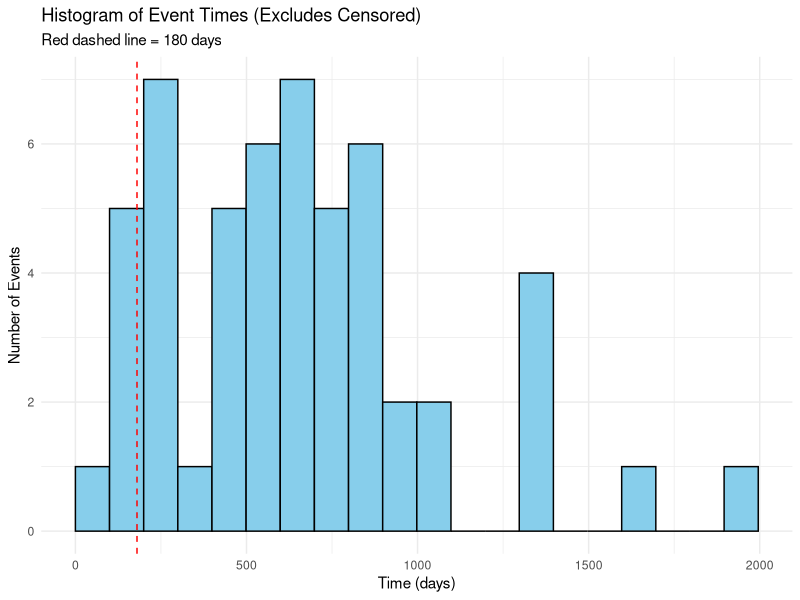
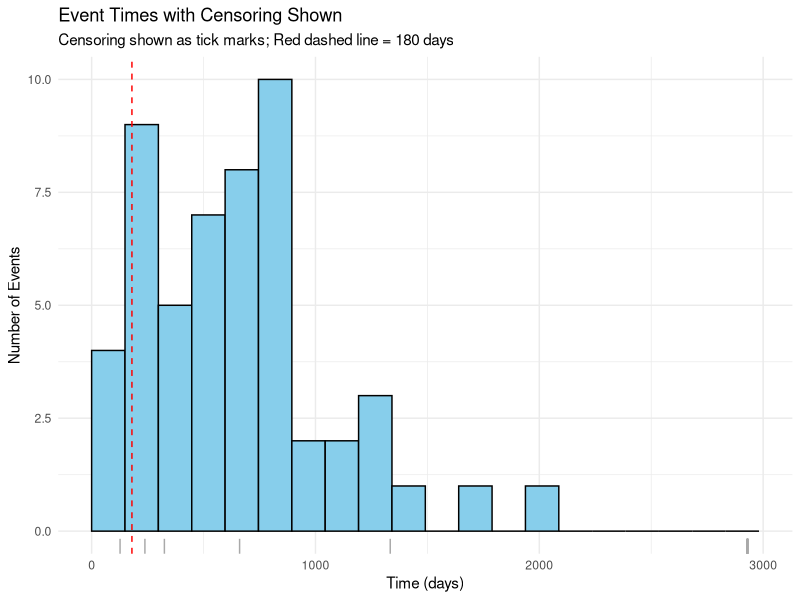

Write R code to recreate these figures, in order.
# RECOVERY crossover from CS to AVR simulation
# 53 observed events and censoring at day 2930 (with a few earlier censoring times from Supplement), 
# Gamma (scale, shape) distribution best choice for right skwed data 
# Gamma parameters are shape and scale
# The mean is mean = shape × scale, and the variance is var = shape × scale²
# Given median = 700 and IQR = 1469 - 277, we can estimate the shape and scale parameters
# Assmume moderate skewness, we can use a shape parameter of around 2.5
# Can then solve for scale using the median (700) and the quantile function of the gamma distribution

# libraries required for the simulation and plotting
library(dplyr)
library(ggplot2)
library(survival)

# Step 1: Define gamma parameters based on median and IQR
median_time <- 700
iqr <- 1469 - 277
shape_gamma <- 2.5  # Chosen shape to reflect skew
scale_gamma <- median_time / qgamma(0.5, shape = shape_gamma)

# Step 2: Simulate event times for 53 patients
set.seed(123)
event_times <- rgamma(53, shape = shape_gamma, scale = scale_gamma)

# Step 3: Add 19 censored patients
# Specific censoring times you provided:
specific_censor_times <- c(127, 238, 325, 661, 1334)

# Remaining censored at day 2930
remaining_censored <- rep(2930, 14)  # 19 - 5 = 14

# All censoring times
censor_times <- c(specific_censor_times, remaining_censored)

# Step 4: Combine into single dataset
dat <- tibble(
  time = c(event_times, censor_times),
  status = c(rep(1, length(event_times)), rep(0, length(censor_times)))  # 1 = event, 0 = censored
)

# Step 5: Count how many had events before 180 days
num_events_before_180 <- dat %>% filter(status == 1, time <= 180) %>% nrow()
cat("Number of events before day 180:", num_events_before_180, "\n")

# Step 5a: Count how many had events before 365 days
num_events_before_365 <- dat %>% filter(status == 1, time <= 365) %>% nrow()
cat("Number of events before day 365:", num_events_before_365, "\n")

# Step 6: Histogram of event times only
dat_events_only <- dat %>% filter(status == 1)

p1 <- ggplot(dat_events_only, aes(x = time)) +
  geom_histogram(bins = 20, fill = "skyblue", color = "black", boundary = 0) +
  geom_vline(xintercept = 180, linetype = "dashed", color = "red") +
  labs(
    title = "Histogram of Event Times (Excludes Censored)",
    subtitle = "Red dashed line = 180 days",
    x = "Time (days)",
    y = "Number of Events"
  ) +
  theme_minimal()

# Step 7: Histogram with censoring shown as tick marks
p2 <- ggplot(dat_events_only, aes(x = time)) +
  geom_histogram(bins = 20, fill = "skyblue", color = "black", boundary = 0) +
  geom_vline(xintercept = 180, linetype = "dashed", color = "red") +
  geom_rug(data = dat %>% filter(status == 0), aes(x = time), sides = "b", color = "darkgray") +
  labs(
    title = "Event Times with Censoring Shown",
    subtitle = "Censoring shown as tick marks; Red dashed line = 180 days",
    x = "Time (days)",
    y = "Number of Events"
  ) +
  theme_minimal()

# Step 8: Print plots
print(p1)
print(p2)
